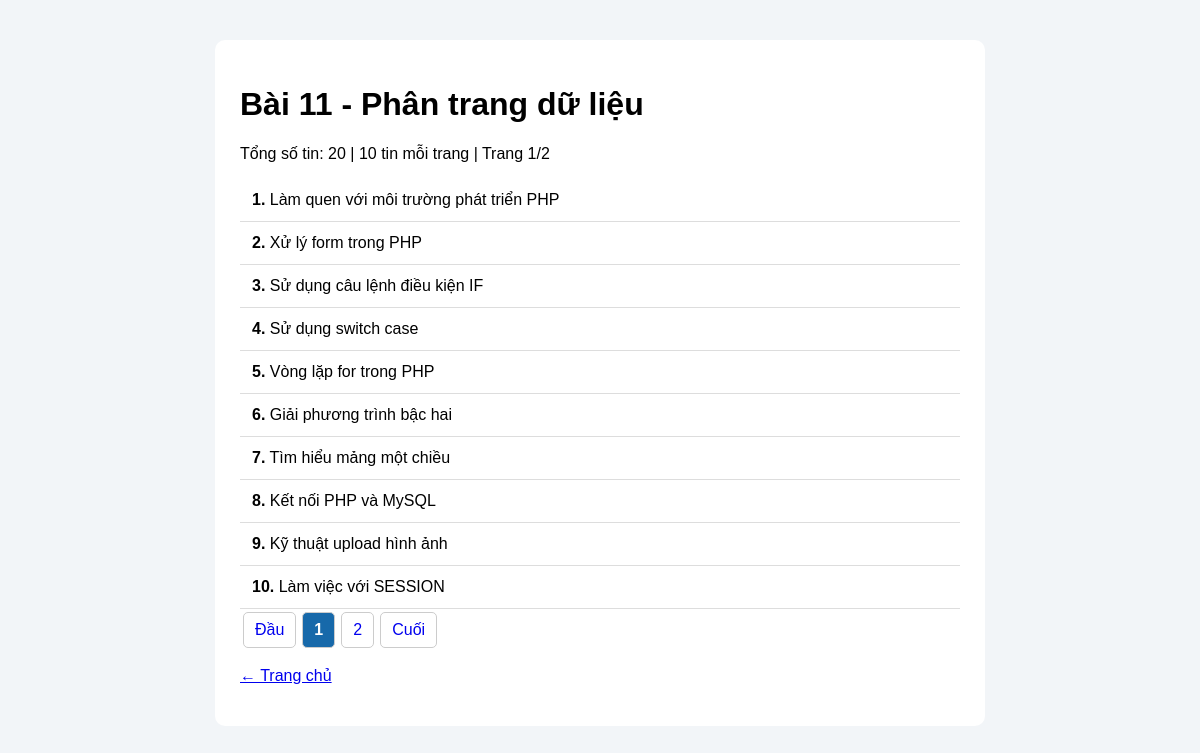
Page /bai11/index.php on the committed database.
### tables this page shows
CREATE TABLE IF NOT EXISTS tintuc(id INT AUTO_INCREMENT PRIMARY KEY,title VARCHAR(255) NOT NULL);

### bai11/index.php (the view, shortened to what this page needs)
<?php
require __DIR__.'/config.php';
$limit=10;
$total=(int)$conn->query('SELECT COUNT(*) AS n FROM tintuc')->fetch_assoc()['n'];
$totalPages=max(1,(int)ceil($total/$limit));
$page=max(1,min($totalPages,(int)($_GET['page']??1)));
$start=($page-1)*$limit;
$stmt=$conn->prepare('SELECT id,title FROM tintuc ORDER BY id LIMIT ?,?');
$stmt->bind_param('ii',$start,$limit); $stmt->execute(); $rows=$stmt->get_result();
?>
<!doctype html><html lang="vi"><meta charset="utf-8"><title>Bài 11 - Phân trang</title>
<div class="wrap"><h1>Bài 11 - Phân trang dữ liệu</h1><p>Tổng số tin: <?=$total?> | 10 tin mỗi trang | Trang <?=$page?>/<?=$totalPages?></p>
<?php while($row=$rows->fetch_assoc()):?><div class="item"><strong><?=$row['id']?>.</strong> <?=htmlspecialchars($row['title'])?></div><?php endwhile;?>
<div class="pages"><a href="?page=1">Đầu</a><?php for($i=1;$i<=$totalPages;$i++):?><?php if($i===$page):?><strong><?=$i?></strong><?php else:?><a href="?page=<?=$i?>"><?=$i?></a><?php endif;?><?php endfor;?><a href="?page=<?=$totalPages?>">Cuối</a></div>
<p><a href="../">← Trang chủ</a></p></div></html>

### bai11/index.php (style rules this page uses)
.wrap { max-width:720px;margin:auto;background:white;padding:25px;border-radius:10px }
.item { padding:12px;border-bottom:1px solid #ddd }
.pages a,.pages strong { display:inline-block;padding:8px 11px;margin:3px;border:1px solid #ccc;border-radius:5px;text-decoration:none }
.pages strong { background:#1769aa;color:white }

### rows in the picture
tintuc: id "1", title "Làm quen với môi trường phát triển PHP"
tintuc: id "2", title "Xử lý form trong PHP"
tintuc: id "3", title "Sử dụng câu lệnh điều kiện IF"
tintuc: id "4", title "Sử dụng switch case"
tintuc: id "5", title "Vòng lặp for trong PHP"
tintuc: id "6", title "Giải phương trình bậc hai"
tintuc: id "7", title "Tìm hiểu mảng một chiều"
tintuc: id "8", title "Kết nối PHP và MySQL"
tintuc: id "9", title "Kỹ thuật upload hình ảnh"
tintuc: id "10", title "Làm việc với SESSION"

### other values in the picture
$total "20"
$page "1"
$totalPages "2"
